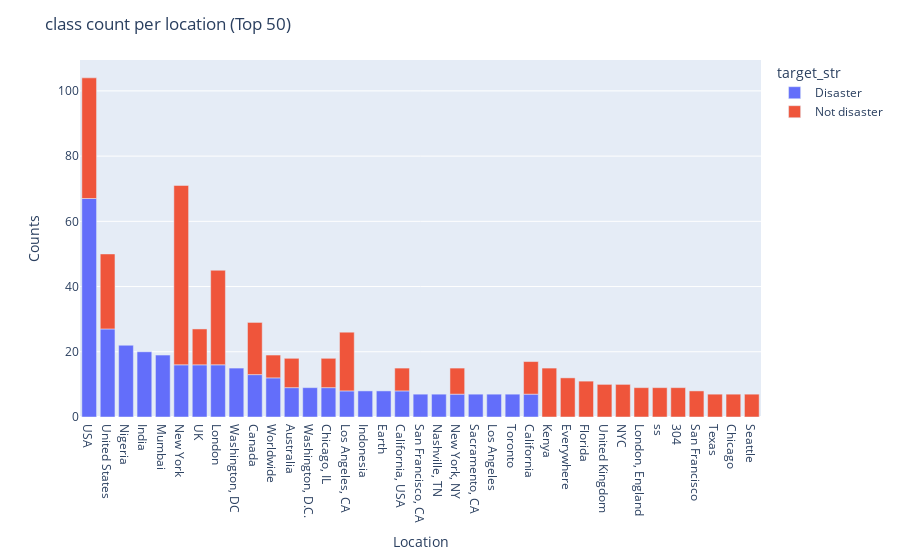

Notebook code for this chart:
### Code cell
df_loc_cat_new = df_locations_cat.reset_index()
df_loc_cat_new['target_str'] = df_loc_cat_new['target'].apply(lambda x: 'Disaster' if x == 1 else 'Not disaster')
fig = px.bar(df_loc_cat_new[:50], x='location', y='id', color='target_str')
fig.update_layout(
    title='class count per location (Top 50)',
    xaxis_title='Location', 
    yaxis_title = 'Counts', 
)

### Figure 1 — Plotly figure (JSON) as saved in the notebook; plotly's stock layout.template omitted (floating-point values rounded to 4 significant figures)
{"data": [{"alignmentgroup": "True", "hovertemplate": "target_str=Disaster<br>location=%{x}<br>id=%{y}<extra></extra>", "legendgroup": "Disaster", "marker": {"color": "#636efa", "pattern": {"shape": ""}}, "name": "Disaster", "offsetgroup": "Disaster", "orientation": "v", "showlegend": true, "textposition": "auto", "type": "bar", "x": ["USA", "United States", "Nigeria", "India", "Mumbai", "New York", "UK", "London", "Washington, DC", "Canada", "Worldwide", "Australia", "Washington, D.C.", "Chicago, IL", "Los Angeles, CA", "Indonesia", "Earth", "California, USA", "San Francisco, CA", "Nashville, TN", "New York, NY", "Sacramento, CA", "Los Angeles", "Toronto", "California"], "xaxis": "x", "y": [67, 27, 22, 20, 19, 16, 16, 16, 15, 13, 12, 9, 9, 9, 8, 8, 8, 8, 7, 7, 7, 7, 7, 7, 7], "yaxis": "y"}, {"alignmentgroup": "True", "hovertemplate": "target_str=Not disaster<br>location=%{x}<br>id=%{y}<extra></extra>", "legendgroup": "Not disaster", "marker": {"color": "#EF553B", "pattern": {"shape": ""}}, "name": "Not disaster", "offsetgroup": "Not disaster", "orientation": "v", "showlegend": true, "textposition": "auto", "type": "bar", "x": ["New York", "USA", "London", "United States", "Los Angeles, CA", "Canada", "Kenya", "Everywhere", "Florida", "UK", "United Kingdom", "NYC", "California", "London, England", "ss", "Australia", "304", "Chicago, IL", "New York, NY", "San Francisco", "California, USA", "Worldwide", "Texas", "Chicago", "Seattle"], "xaxis": "x", "y": [55, 37, 29, 23, 18, 16, 15, 12, 11, 11, 10, 10, 10, 9, 9, 9, 9, 9, 8, 8, 7, 7, 7, 7, 7], "yaxis": "y"}], "layout": {"autosize": true, "barmode": "relative", "legend": {"title": {"text": "target_str"}, "tracegroupgap": 0}, "margin": {"t": 60}, "title": {"text": "class count per location (Top 50)"}, "xaxis": {"anchor": "y", "autorange": true, "domain": [0, 1], "range": [-0.5, 36.5], "title": {"text": "Location"}, "type": "category"}, "yaxis": {"anchor": "x", "autorange": true, "domain": [0, 1], "range": [0, 109.5], "title": {"text": "Counts"}, "type": "linear"}}}
